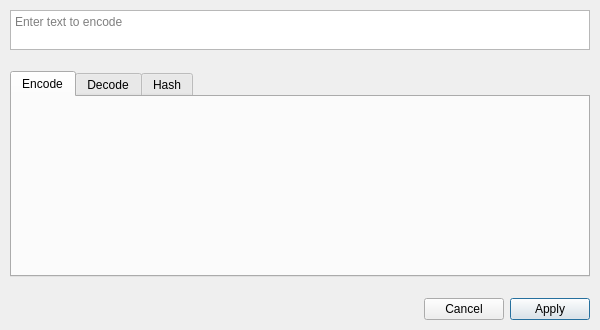
<?xml version="1.0" encoding="UTF-8"?>
<ui version="4.0">
 <class>EncodersPopup</class>
 <widget class="QDialog" name="EncodersPopup">
  <property name="geometry">
   <rect>
    <x>0</x>
    <y>0</y>
    <width>600</width>
    <height>330</height>
   </rect>
  </property>
  <property name="sizePolicy">
   <sizepolicy hsizetype="Preferred" vsizetype="Maximum">
    <horstretch>0</horstretch>
    <verstretch>0</verstretch>
   </sizepolicy>
  </property>
  <property name="maximumSize">
   <size>
    <width>16777215</width>
    <height>330</height>
   </size>
  </property>
  <property name="windowTitle">
   <string>Try all encoders</string>
  </property>
  <property name="modal">
   <bool>true</bool>
  </property>
  <layout class="QVBoxLayout" name="verticalLayout">
   <property name="spacing">
    <number>-1</number>
   </property>
   <property name="leftMargin">
    <number>10</number>
   </property>
   <property name="topMargin">
    <number>10</number>
   </property>
   <property name="rightMargin">
    <number>10</number>
   </property>
   <property name="bottomMargin">
    <number>10</number>
   </property>
   <item>
    <layout class="QVBoxLayout" name="vertLayout">
     <property name="spacing">
      <number>5</number>
     </property>
     <item>
      <widget class="QPlainTextEdit" name="inputText">
       <property name="maximumSize">
        <size>
         <width>16777215</width>
         <height>40</height>
        </size>
       </property>
       <property name="placeholderText">
        <string>Enter text to encode</string>
       </property>
      </widget>
     </item>
     <item>
      <spacer name="verticalSpacer">
       <property name="orientation">
        <enum>Qt::Vertical</enum>
       </property>
       <property name="sizeType">
        <enum>QSizePolicy::Fixed</enum>
       </property>
       <property name="sizeHint" stdset="0">
        <size>
         <width>20</width>
         <height>15</height>
        </size>
       </property>
      </spacer>
     </item>
    </layout>
   </item>
   <item>
    <widget class="QTabWidget" name="tabWidget">
     <property name="currentIndex">
      <number>0</number>
     </property>
     <widget class="QWidget" name="tab">
      <attribute name="title">
       <string>Encode</string>
      </attribute>
      <layout class="QVBoxLayout" name="encodersLayout">
       <property name="leftMargin">
        <number>0</number>
       </property>
       <property name="topMargin">
        <number>10</number>
       </property>
       <property name="rightMargin">
        <number>0</number>
       </property>
       <property name="bottomMargin">
        <number>0</number>
       </property>
      </layout>
     </widget>
     <widget class="QWidget" name="tab">
      <attribute name="title">
       <string>Decode</string>
      </attribute>
      <layout class="QVBoxLayout" name="decodersLayout">
       <property name="leftMargin">
        <number>0</number>
       </property>
       <property name="topMargin">
        <number>10</number>
       </property>
       <property name="rightMargin">
        <number>0</number>
       </property>
       <property name="bottomMargin">
        <number>0</number>
       </property>
      </layout>
     </widget>
     <widget class="QWidget" name="tab_2">
      <attribute name="title">
       <string>Hash</string>
      </attribute>
      <layout class="QVBoxLayout" name="hashersLayout">
       <property name="leftMargin">
        <number>0</number>
       </property>
       <property name="topMargin">
        <number>10</number>
       </property>
       <property name="rightMargin">
        <number>0</number>
       </property>
       <property name="bottomMargin">
        <number>0</number>
       </property>
      </layout>
     </widget>
    </widget>
   </item>
   <item>
    <spacer name="verticalSpacer_2">
     <property name="orientation">
      <enum>Qt::Vertical</enum>
     </property>
     <property name="sizeType">
      <enum>QSizePolicy::Fixed</enum>
     </property>
     <property name="sizeHint" stdset="0">
      <size>
       <width>20</width>
       <height>15</height>
      </size>
     </property>
    </spacer>
   </item>
   <item>
    <layout class="QHBoxLayout" name="horizontalLayout_5">
     <item>
      <spacer name="horizontalSpacer">
       <property name="orientation">
        <enum>Qt::Horizontal</enum>
       </property>
       <property name="sizeHint" stdset="0">
        <size>
         <width>40</width>
         <height>20</height>
        </size>
       </property>
      </spacer>
     </item>
     <item>
      <widget class="QPushButton" name="cancelButton">
       <property name="text">
        <string>Cancel</string>
       </property>
       <property name="autoDefault">
        <bool>false</bool>
       </property>
      </widget>
     </item>
     <item>
      <widget class="QPushButton" name="saveButton">
       <property name="text">
        <string>Apply</string>
       </property>
      </widget>
     </item>
    </layout>
   </item>
  </layout>
 </widget>
 <resources/>
 <connections/>
</ui>
